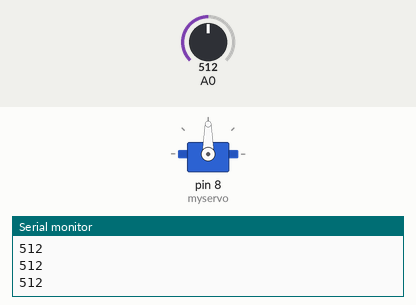
Recording of a sketch running on a simulated Arduino Uno, built with avr-gcc and run on an emulated ATmega328P. On the bench: servo, the last lines printed to the serial monitor. Inputs (shaded band) come from the test bench; at power-on: A0 = 512.

Above: at 1.2 s.
1.3 s: A0 set to 968
2.8 s: A0 set to 996
At 3.15 s:
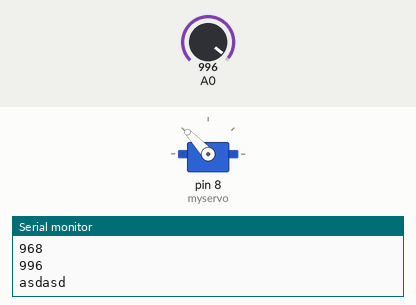
5.8 s: A0 set to 970
At 7.7 s:
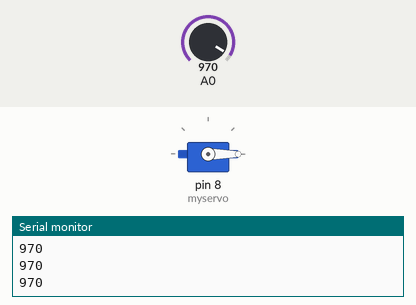
Timing chart, 0 to 9.2 s (numbered marks = the images above; inputs shaded):
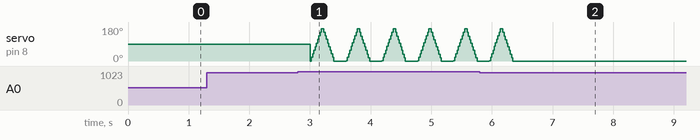

The sketch:

moist.ino
```cpp
#include<Servo.h>
Servo myservo;
int pos=0;
int m=0;
void setup() {
  // put your setup code here, to run once:
  myservo.attach(8);
  Serial.begin(9600);
}

void loop() {
  // put your main code here, to run repeatedly:
  int m= analogRead(A0);
  delay(200);
  Serial.println(m);
  if (m>=980)
  {
      Serial.println("asdasd");

  for(pos =0; pos<=180;pos+=1)
  {
    myservo.write(pos);
    delay(1);
  }
  for(pos =180; pos>=0;pos-=1)
  {
    myservo.write(pos);
    delay(1);
  }
  }

}
```

Measured:
- the behaviour switches between 979 and 980 on A0 (found by bisection; images 0 and 1)
- after the input at 5.8 s, servo on pin 8 (myservo): goes on until 6.3 s, then stays 0°
